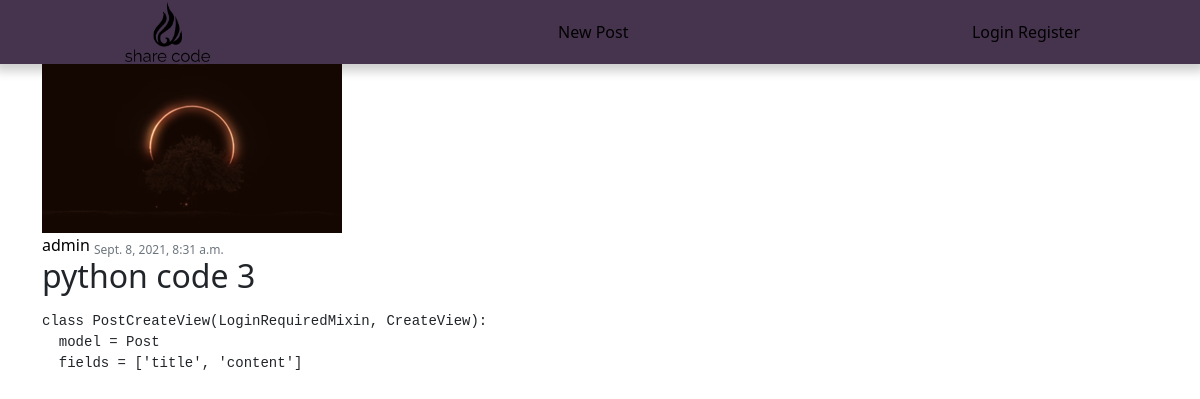
Screenshot of /post/7/ with the database file from the repository.
### blog/models.py (models this page shows, shortened)
class Post(models.Model):
  title = models.CharField(max_length=100)
  content = SummernoteTextField()
  date_posted = models.DateTimeField(default=timezone.now)
  author = models.ForeignKey(User, on_delete=models.CASCADE)

### users/models.py (models this page shows, shortened)
class Profile(models.Model):
  user = models.OneToOneField(User, on_delete=models.CASCADE)
  image = models.ImageField(default='default.jpg', upload_to='profile_pics')

### blog/views.py (the view)
# urls.py: path('post/<int:pk>/', PostDetailView.as_view(), name='post-detail'),
class PostDetailView(DetailView):
  model = Post

### blog/templates/blog/post_detail.html (shortened to what this page needs)
{% extends "blog/base.html" %}
{% load static %}
{% block style %}
  <link rel="stylesheet" type="text/css" href="{% static 'blog/post_detail.css' %}">
{% endblock style %}
{% block content %}
  <article class="media content-section">
    <img class="profile__image-icon" src="{{ object.author.profile.image.url }}" alt="">
    <div class="media-body">
      <div class="article-metadata">
        <a class="mr-2" href="#">{{ object.author }}</a>
        <sub class="text-muted">{{ object.date_posted }}</sub>
      </div>
      <h2 class="article-title">{{ object.title }}</h2>
      <p class="article-content"> {{ object.content|safe }} </p>
    </div>
  </article>
{% endblock content %}

### blog/static/blog/base.css (style rules this page uses)
a:link { text-decoration: none; color: black; }

### rows the page displays
Post: author.profile.image (picture), author "admin", date_posted "Sept. 8, 2021, 8:31 a.m.", title "python code 3", content "class PostCreateView(LoginRequiredMixin, CreateView): model = Post fields = ['title', 'content']"
